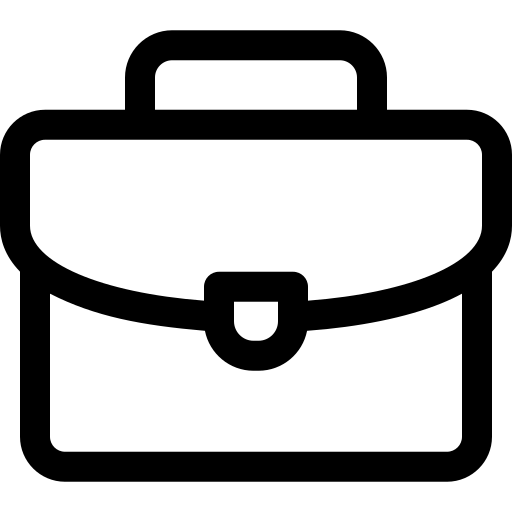
#> input picture src/app/briefcase.png, 512 x 512 px
$ python -i make-icons.py   (imports and definitions only)
#> lines starting #> are read from the running program, lines starting #| are printed output that depends on the picture
#!/usr/bin/env python3
"""
Builds the site icons from the source logo.

    python3 scripts/make-icons.py [source.png]

Does three things the browser tab actually needs:

1. Removes the white background properly. The naive trick (alpha from pixel
   darkness) would wreck this logo: the baby-blue letters are light, so they'd
   come out near-black at ~34% alpha. Looks identical on white, wrong on a dark
   tab bar. Instead we detect the flat logo colours and, for every pixel, solve
   for the alpha that would have produced it when that colour was composited
   over white — which keeps antialiased edges smooth and colours true.

2. Crops to the artwork. The source has wide margins; at 16px those margins are
   most of the icon and the letters become an unreadable smudge.

3. Emits every size Next's metadata convention picks up automatically.
"""

import sys
from pathlib import Path

import numpy as np
from PIL import Image

ROOT = Path(__file__).resolve().parent.parent
APP = ROOT / "src" / "app"

SOURCE = Path(sys.argv[1]) if len(sys.argv) > 1 else ROOT / "assets" / "logo.png"

# Fraction of the cropped size added back as breathing room on each side.
MARGIN = 0.05
# How close to white a pixel must be to count as background.
WHITE_TOLERANCE = 12


# [66 lines left out: functions dominant_logo_colours, flatten_onto_white, unmix_from_white, not called in this run]


def ensure_transparent(image: Image.Image) -> Image.Image:
    """
    Return the logo on a transparent field, doing as little as possible.

    A source that is already cut out is left alone: pushing it through
    flatten-then-unmix is a lossy round trip that roughens every antialiased
    edge for no gain. Only a logo sitting on solid white needs the unmix.
    """
    rgba = image.convert("RGBA")
    alpha = np.asarray(rgba.getchannel("A"))
    already_cut_out = (alpha == 0).mean() > 0.05

    if already_cut_out:
        print(f"  source already transparent ({(alpha == 0).mean() * 100:.0f}%) — using its alpha as-is")
        return rgba

    print("  source is on white — unmixing background to alpha")
    return unmix_from_white(flatten_onto_white(rgba))


# [48 lines left out: functions crop_to_content, main, not called in this run]


# [2 lines not run here, left out]

>>> from PIL import Image
>>> picture = Image.open('../src/app/briefcase.png')
#> picture is the input picture: PIL image 512x512 RGBA; mean R, G, B, A 0, 0, 0, 72.2
>>> result = ensure_transparent(picture)
#> in ensure_transparent, `alpha = np.asarray(rgba.getchannel("A"))`:
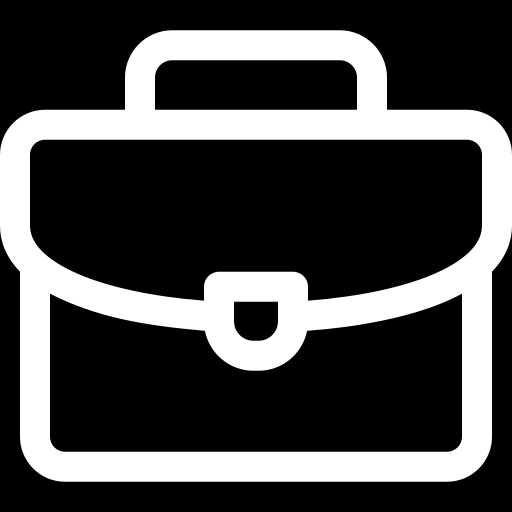
#> alpha: shape (512, 512); min 0, max 255, mean 72.2
#> in ensure_transparent, `already_cut_out = (alpha == 0).mean() > 0.05`: already_cut_out = True
#|   source already transparent (71%) — using its alpha as-is
